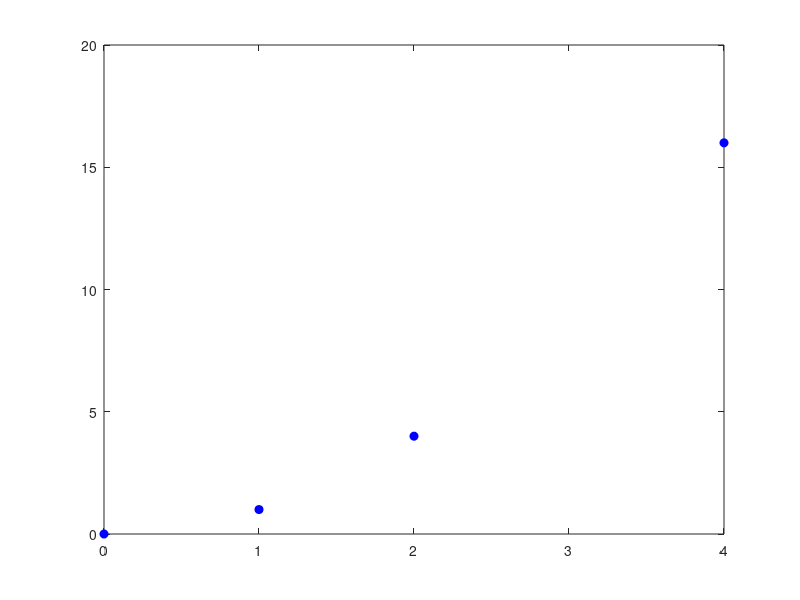

MATLAB code for this plot: (Note: this script raises an error after producing the figure.)
clear all
x=[0,1,2,4];
y=[0,1,4,16];
M=length(x);
disp('Reiksmiu lentele yra')
fprintf('*********************************\n')
fprintf('|i |             x|             y|\n')
fprintf('*********************************\n')
for i=1:M
fprintf('|%2G|%14f|%14f|\n',i-1,x(i),y(i)) 
end
disp('Grafiskai')
figure,
plot(x,y,'bo','MarkerFaceColor','b'),

N=M-1;  
for k=1:M
   f(k,1)=y(k); 
end 
for j=1:N
    for i=j:N
        f(i+1,j+1)=(f(i,j)-f(i+1,j))/(x(i+1-j)-x(i+1));  
    end
end
%Sukurkime skirtuminiu santykiu lentele
 fprintf('****************************************************\n')
 fprintf('|x|y|            f1|            f2|              f3|\n') 
 fprintf('****************************************************\n')
for i=1:M
    for j=i:N
f(i,j+1)='-'; 
    end
  fprintf('|%i|%3i|%14i|%14i|%14i|\n',x(i),y(i),f(i,2),f(i,3),f(i,4)) 
end
 fprintf('****************************************************\n')
 syms X

% Pirmos ir antros eiles daugianariu sudarymas:
L=y(1); 
     p=1;   
 for i=1:N-1
  p=p*(X-x(i));  
  L=expand(L+f(i+1,i+1)*p)
  pretty(L)
  figure,
  ezplot(L,[x(1),x(N)]), hold on, plot(x,y,'bo','MarkerFaceColor','b'), hold off, 
xlabel(' x '), ylabel('y'), title(' ')
 end          

 %Daugianariai tarpiniame taske ir paklaida
 taske=0.5; %Tarpinis taskas
%Skirtuminiai santykiai
for k=1:M
   f(k,1)=y(k); 
end 
for j=1:N
    for i=j:N
        f(i+1,j+1)=(f(i,j)-f(i+1,j))/(x(i+1-j)-x(i+1));  
    end
end

% Artiniai ir paklaidu iverciai:
fprintf('********************************************************\n')
 fprintf('|N |   Daugianario reiksme|Paklaida absoliutiniu didumu| \n') 
 fprintf('********************************************************\n')
 L1(1)=y(1); 
     p(1)=1; 
     w(1)=(taske-x(1)); 
 for i=1:N-1
  p(i+1)=p(i)*(taske-x(i));  
  L1(i+1)=L1(i)+f(i+1,i+1)*p(i+1); 
  %paklaidai
  w(i+1)=w(i)*(taske-x(i+1));  
  pakl(i+1)=abs(w(i+1)*f(i+2,i+2)) ;
   fprintf('|%2G|%22f|%28f|\n',i,L1(i+1),pakl(i+1))
 end    
  fprintf('********************************************************\n')
  
  